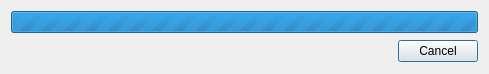
<?xml version="1.0" encoding="UTF-8"?>
<ui version="4.0">
 <class>DialogProcess</class>
 <widget class="QDialog" name="DialogProcess">
  <property name="windowModality">
   <enum>Qt::ApplicationModal</enum>
  </property>
  <property name="geometry">
   <rect>
    <x>0</x>
    <y>0</y>
    <width>489</width>
    <height>74</height>
   </rect>
  </property>
  <property name="windowTitle">
   <string/>
  </property>
  <property name="modal">
   <bool>true</bool>
  </property>
  <layout class="QVBoxLayout" name="verticalLayout">
   <item>
    <widget class="QProgressBar" name="progressBarTotal">
     <property name="maximum">
      <number>0</number>
     </property>
     <property name="value">
      <number>0</number>
     </property>
     <property name="alignment">
      <set>Qt::AlignCenter</set>
     </property>
     <property name="format">
      <string notr="true">%v/%m</string>
     </property>
    </widget>
   </item>
   <item>
    <layout class="QHBoxLayout" name="horizontalLayout">
     <item>
      <widget class="QLabel" name="labelStatus">
       <property name="sizePolicy">
        <sizepolicy hsizetype="Expanding" vsizetype="Expanding">
         <horstretch>0</horstretch>
         <verstretch>0</verstretch>
        </sizepolicy>
       </property>
       <property name="text">
        <string/>
       </property>
      </widget>
     </item>
     <item>
      <widget class="QPushButton" name="pushButtonCancel">
       <property name="text">
        <string>Cancel</string>
       </property>
      </widget>
     </item>
    </layout>
   </item>
  </layout>
 </widget>
 <resources/>
 <connections/>
</ui>
